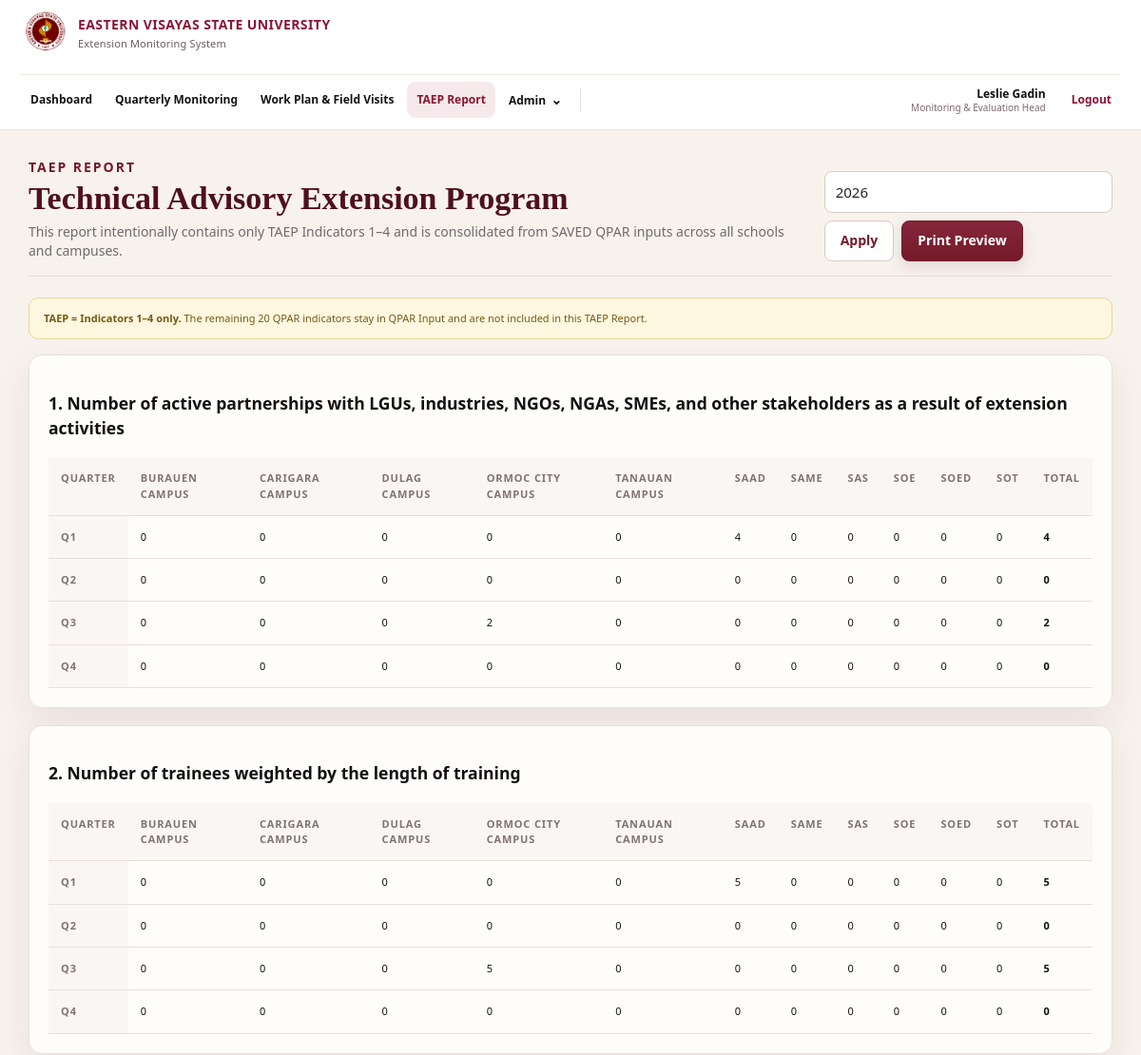
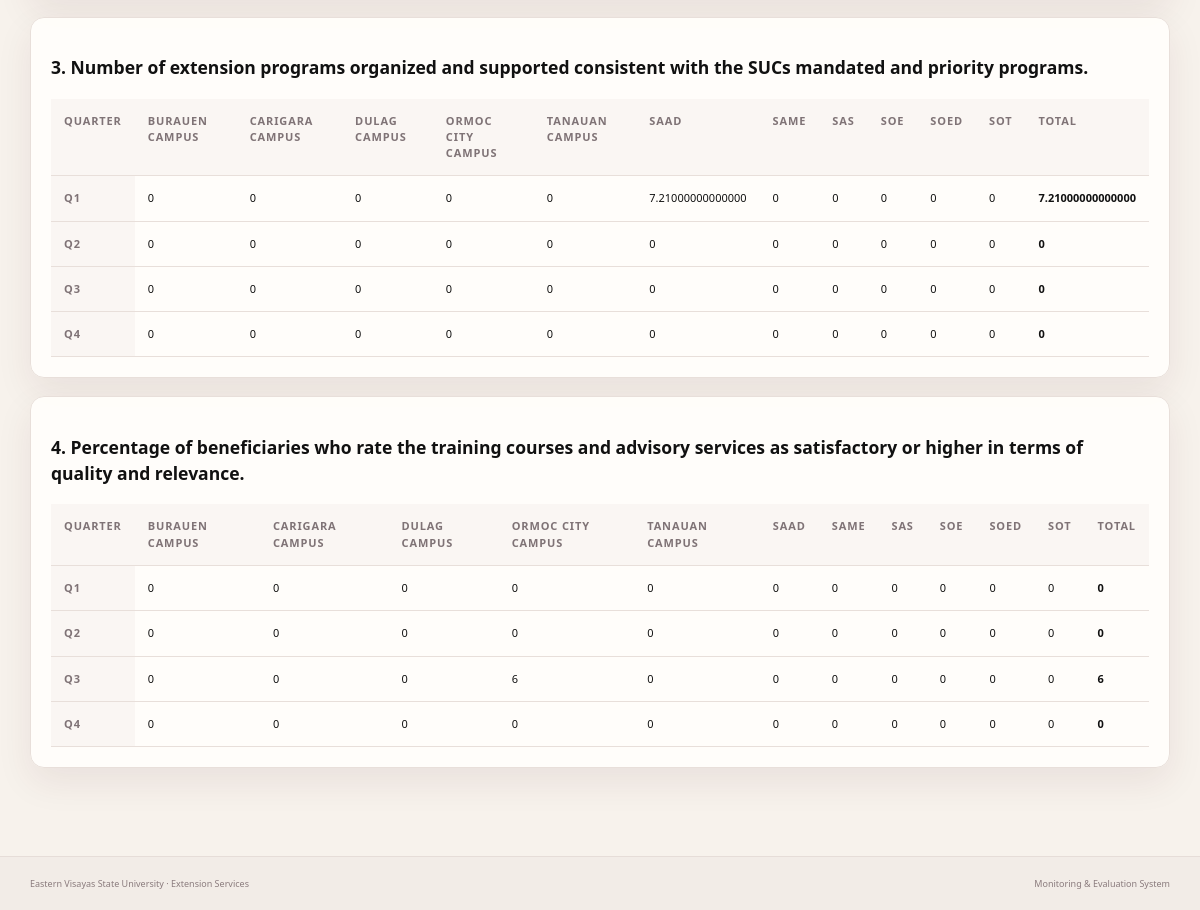
/taep/ (signed in), run on the app's committed database (2 pictures, top to bottom).
### dashboard/models.py (models this page shows, shortened)
class ExtensionIndicator(models.Model):
    order = models.PositiveIntegerField(unique=True)
    name = models.TextField()
    is_percentage = models.BooleanField(default=False)
    active = models.BooleanField(default=True)
    class Meta:
        ordering = ['order']

class Unit(models.Model):
    SCHOOL = 'SCHOOL'
    CAMPUS = 'CAMPUS'
    OFFICE = 'OFFICE'
    TYPES = [(SCHOOL, 'School'), (CAMPUS, 'Campus'), (OFFICE, 'Office')]
    code = models.CharField(max_length=20, unique=True)
    name = models.CharField(max_length=120)
    unit_type = models.CharField(max_length=12, choices=TYPES)
    campus_name = models.CharField(max_length=120, default='Main Campus')
    active = models.BooleanField(default=True)
    class Meta:
        ordering = ['unit_type', 'name']

### dashboard/views.py (the view)
# urls.py: path('taep/', views.taep_report, name='taep_report'),
@login_required
def taep_report(request):
    require_roles(request.user, UserProfile.ME_HEAD)
    year = int(request.GET.get('year') or timezone.localdate().year)
    return render(request, 'dashboard/taep_report.html', {'tables': _taep_tables(year), 'year': year})

### dashboard/views.py (called while the page is built)
def get_role(user):
    if user.is_superuser:
        return UserProfile.ME_HEAD
    p = get_profile(user)
    return p.role if p else ''

def require_roles(user, *roles):
    if get_role(user) not in roles:
        raise PermissionDenied

def _taep_tables(year):
    tables = []
    units = Unit.objects.filter(active=True).exclude(unit_type=Unit.OFFICE)
    for ind in ExtensionIndicator.objects.filter(active=True, order__lte=4):
        quarters = []
        for q in range(1, 5):
            unitvals = []
            for unit in units:
                value = QparIndicatorValue.objects.filter(
                    submission__unit=unit,
                    submission__year=year,
                    submission__quarter=q,
                    submission__status=QparSubmission.SAVED,
                    indicator=ind,
                ).aggregate(x=Sum('accomplishment'))['x'] or Decimal('0')
                unitvals.append((unit, value))
            quarters.append((q, unitvals, sum((v for _, v in unitvals), Decimal('0'))))
        tables.append((ind, quarters))
    return tables

### dashboard/templates/dashboard/taep_report.html
{% extends 'dashboard/base.html' %}
{% block content %}
<div class="page-title"><div><p class="eyebrow">TAEP REPORT</p><h1>Technical Advisory Extension Program</h1><p>This report intentionally contains only TAEP Indicators 1–4 and is consolidated from SAVED QPAR inputs across all schools and campuses.</p></div><form class="inline"><input type="number" name="year" value="{{year}}" min="2000" max="2100"><button class="secondary">Apply</button><a class="primary" target="_blank" href="{% url 'taep_print' %}?year={{year}}">Print Preview</a></form></div>
<div class="notice"><b>TAEP = Indicators 1–4 only.</b> The remaining 20 QPAR indicators stay in QPAR Input and are not included in this TAEP Report.</div>
{% for ind,quarters in tables %}<section class="card table-scroll taep-card"><h3>{{ind.order}}. {{ind.name}}</h3><table class="data"><thead><tr><th>Quarter</th>{% if quarters.0.1 %}{% for u,v in quarters.0.1 %}<th>{{u.name}}</th>{% endfor %}{% endif %}<th>Total</th></tr></thead><tbody>{% for q,vals,total in quarters %}<tr><th>Q{{q}}</th>{% for u,v in vals %}<td>{{v}}</td>{% endfor %}<td><b>{{total}}</b></td></tr>{% endfor %}</tbody></table></section>{% endfor %}
{% endblock %}

### dashboard/static/dashboard/css/app.v6.css (style rules this page uses)
:root { --maroon:#741a2a;--maroon-deep:#4f101c;--maroon-soft:#8d2d3e;--gold:#d6aa4b;--gold-soft:#f3e6c2; --cream:#f7f4ef;--paper:#fffdfa;--ink:#252426;--muted:#706b6d;--line:#e8dfda;--line-strong:#d9cbc4; --success:#2f7a58;--warning:#b4791f;--danger:#a83a42;--shadow:0 14px 36px rgba(78,26,34,.08); }
* { box-sizing:border-box }
html { scroll-behavior:smooth }
body { margin:0;font-family:"Segoe UI",Inter,Arial,sans-serif;color:var(--ink);background:linear-gradient(180deg,#fbf9f6 0,#f6f2ed 100%);line-height:1.45 }
a { color:var(--maroon);text-decoration:none }
button,input,select,textarea { font:inherit }
button { cursor:pointer }
.page-title { display:flex;justify-content:space-between;align-items:flex-end;gap:22px;margin:4px 0 22px;padding-bottom:15px;border-bottom:1px solid var(--line) }
.page-title h1 { font-family:Georgia,"Times New Roman",serif;font-size:31px;line-height:1.15;color:var(--maroon-deep);margin:3px 0 5px }
.page-title p { margin:0;color:var(--muted) }
.eyebrow { font-weight:800;letter-spacing:.14em;font-size:10px;color:var(--maroon)!important;text-transform:uppercase }
.actions,.inline,.quick-actions { display:flex;gap:8px;align-items:center;flex-wrap:wrap }
.primary,.secondary { border-radius:8px;padding:10px 15px;font-weight:700;cursor:pointer;display:inline-flex;align-items:center;justify-content:center;gap:6px;transition:.16s ease }
.primary { background:linear-gradient(180deg,#85263a,var(--maroon));color:#fff;border:1px solid var(--maroon);box-shadow:0 6px 15px #741a2a20 }
.secondary { background:#fff;color:var(--maroon);border:1px solid var(--line-strong) }
.card { background:rgba(255,253,250,.96);border:1px solid var(--line);border-radius:14px;padding:20px;margin-bottom:18px;box-shadow:var(--shadow);position:relative }
.card:before { content:"";position:absolute;left:0;top:22px;bottom:22px;width:2px;border-radius:3px;background:transparent }
.table-scroll { overflow:auto }
.data { border-collapse:separate;border-spacing:0;width:100%;min-width:720px }
.data th,.data td { padding:11px 10px;border-bottom:1px solid var(--line);text-align:left;vertical-align:top }
.data th { font-size:9px;text-transform:uppercase;letter-spacing:.08em;color:#7f7376;background:#faf6f3;position:sticky;top:0;z-index:1 }
.data td { font-size:11px }
label input,label select,label textarea,.formstack input,.formstack select,.formstack textarea,.filterbar input,.filterbar select,.inline input { width:100%;margin-top:6px;border:1px solid #d8cbc5;border-radius:8px;padding:10px 11px;background:#fff;color:var(--ink);outline:none;transition:border-color .15s,box-shadow .15s }
.notice { padding:13px 15px;border-radius:10px;background:#fff7df;border:1px solid #ead79b;margin-bottom:16px;color:#755914;font-size:11px }
:root { --ref-maroon:#8b1535;--ref-maroon-dark:#74102b;--ref-gold:#d5a300;--ref-bg:#f7f2ec;--ref-line:#e7dcd6;--ref-ink:#111;--ref-muted:#725f63 }
body { background:var(--ref-bg);font-family:"Segoe UI",Arial,sans-serif;color:var(--ref-ink) }
html { font-size:16px }
body { font-size:15px;line-height:1.48 }
.page-title h1 { font-size:34px }
.page-title p { font-size:14px }
.eyebrow { font-size:12px }
input,select,textarea { font-size:15px;min-height:44px;padding:10px 12px }
.primary,.secondary,.ghost-btn,.outline-action,button.primary,button.secondary { font-size:14px;min-height:42px;padding:10px 16px;font-weight:800 }
.data { font-size:13px }
.data th { font-size:11px }
.data td,.data th { padding:14px 13px }

### dashboard/templates/dashboard/base.html (style rules this page uses)
html,body { margin:0 }

### data on the page
ExtensionIndicator: order "1", name "Number of active partnerships with LGUs, industries, NGOs, NGAs, SMEs, and other stakeholders as a result of extension activities", quarters "1" "2" "3" "4", quarters "4" "0" "2" "0"
Unit: name "BURAUEN CAMPUS", v "0"
Unit: name "CARIGARA CAMPUS", v "0"
Unit: name "DULAG CAMPUS", v "0"
Unit: name "ORMOC CITY CAMPUS", v "0", v "2", v "5", v "6"
Unit: name "TANAUAN CAMPUS", v "0"
Unit: name "SAAD", v "4", v "0", v "5", v "7.21000000000000"
Unit: name "SAME", v "0"
Unit: name "SAS", v "0"
Unit: name "SOE", v "0"
Unit: name "SOED", v "0"
Unit: name "SOT", v "0"
ExtensionIndicator: order "2", name "Number of trainees weighted by the length of training", quarters "1" "2" "3" "4", quarters "5" "0" "5" "0"
ExtensionIndicator: order "3", name "Number of extension programs organized and supported consistent with the SUCs mandated and priority programs.", quarters "1" "2" "3" "4", quarters "7.21000000000000" "0" "0" "0"
ExtensionIndicator: order "4", name "Percentage of beneficiaries who rate the training courses and advisory services as satisfactory or higher in terms of quality and relevance.", quarters "1" "2" "3" "4", quarters "0" "0" "6" "0"

### other printed values
{{ current_user_name }} "Leslie Gadin"
{{ current_role_label }} "Monitoring & Evaluation Head"
